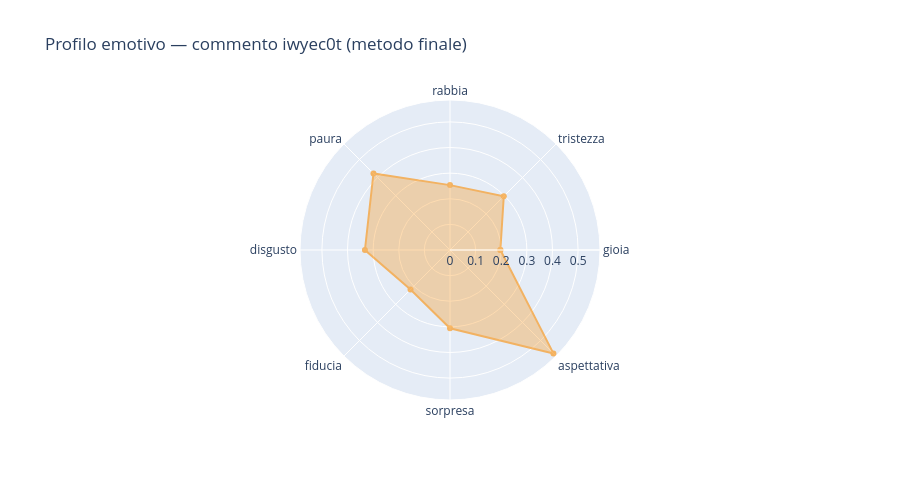

The cell this chart's notebook holds for it:
### Markdown cell above
## Profilo emotivo aggregato — radar chart

### Code cell
if not lemmi_usati:
    print('Nessun lemma utile trovato.')
else:
    emos_loop = BASIC_EMOTIONS + [BASIC_EMOTIONS[0]]
    vals = [totals[e] for e in emos_loop]

    fig = go.Figure()
    fig.add_trace(go.Scatterpolar(
        r=vals, theta=emos_loop,
        fill='toself', opacity=0.6,
        name='ELIta α=0.5',
        line_color='#FB8C00'
    ))
    fig.update_layout(
        polar=dict(radialaxis=dict(visible=True)),
        title=f'Profilo emotivo — commento {CID} (metodo finale)',
        height=480
    )
    fig.show()

### Figure 1 — Plotly figure (JSON) as saved in the notebook; plotly's stock layout.template omitted (floating-point values rounded to 4 significant figures)
{"data": [{"fill": "toself", "line": {"color": "#FB8C00"}, "name": "ELIta α=0.5", "opacity": 0.6, "r": [0.1967, 0.2969, 0.2533, 0.4225, 0.3321, 0.2179, 0.3057, 0.5709, 0.1967], "theta": ["gioia", "tristezza", "rabbia", "paura", "disgusto", "fiducia", "sorpresa", "aspettativa", "gioia"], "type": "scatterpolar"}], "layout": {"polar": {"radialaxis": {"visible": true}}, "title": {"text": "Profilo emotivo — commento iwyec0t (metodo finale)"}, "height": 480}}
